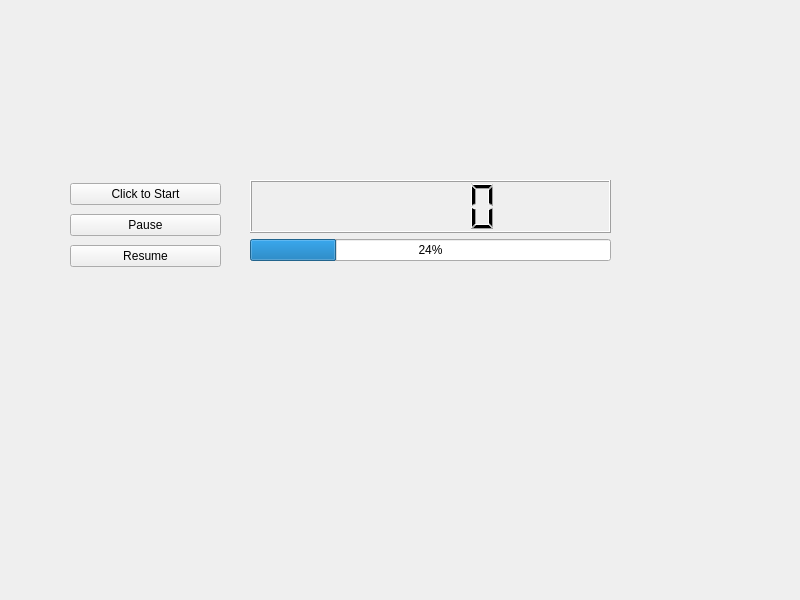
<?xml version="1.0" encoding="UTF-8"?>
<ui version="4.0">
 <class>Widget</class>
 <widget class="QWidget" name="Widget">
  <property name="geometry">
   <rect>
    <x>0</x>
    <y>0</y>
    <width>800</width>
    <height>600</height>
   </rect>
  </property>
  <property name="windowTitle">
   <string>Widget</string>
  </property>
  <widget class="QWidget" name="layoutWidget">
   <property name="geometry">
    <rect>
     <x>250</x>
     <y>180</y>
     <width>361</width>
     <height>81</height>
    </rect>
   </property>
   <layout class="QVBoxLayout" name="verticalLayout">
    <item>
     <widget class="QLCDNumber" name="lcdNumber"/>
    </item>
    <item>
     <widget class="QProgressBar" name="progressBar">
      <property name="value">
       <number>24</number>
      </property>
     </widget>
    </item>
   </layout>
  </widget>
  <widget class="QWidget" name="layoutWidget">
   <property name="geometry">
    <rect>
     <x>70</x>
     <y>180</y>
     <width>151</width>
     <height>91</height>
    </rect>
   </property>
   <layout class="QVBoxLayout" name="verticalLayout_2">
    <item>
     <widget class="QPushButton" name="pushButton">
      <property name="text">
       <string>Click to Start</string>
      </property>
     </widget>
    </item>
    <item>
     <widget class="QPushButton" name="pause">
      <property name="text">
       <string>Pause</string>
      </property>
     </widget>
    </item>
    <item>
     <widget class="QPushButton" name="resume">
      <property name="text">
       <string>Resume</string>
      </property>
     </widget>
    </item>
   </layout>
  </widget>
 </widget>
 <resources/>
 <connections/>
</ui>
